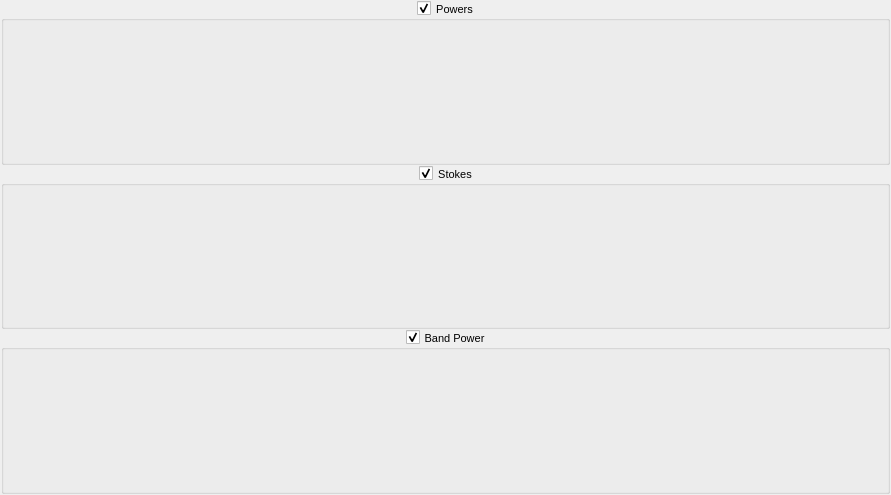
<?xml version="1.0" encoding="UTF-8"?>
<ui version="4.0">
 <class>cPlotsWidget</class>
 <widget class="QWidget" name="cPlotsWidget">
  <property name="geometry">
   <rect>
    <x>0</x>
    <y>0</y>
    <width>891</width>
    <height>495</height>
   </rect>
  </property>
  <property name="sizePolicy">
   <sizepolicy hsizetype="Preferred" vsizetype="Expanding">
    <horstretch>0</horstretch>
    <verstretch>0</verstretch>
   </sizepolicy>
  </property>
  <property name="windowTitle">
   <string>Form</string>
  </property>
  <layout class="QVBoxLayout" name="verticalLayout">
   <property name="spacing">
    <number>1</number>
   </property>
   <property name="leftMargin">
    <number>1</number>
   </property>
   <property name="topMargin">
    <number>1</number>
   </property>
   <property name="rightMargin">
    <number>1</number>
   </property>
   <property name="bottomMargin">
    <number>1</number>
   </property>
   <item>
    <widget class="QGroupBox" name="groupBox_powers">
     <property name="font">
      <font>
       <pointsize>8</pointsize>
      </font>
     </property>
     <property name="title">
      <string>Powers</string>
     </property>
     <property name="alignment">
      <set>Qt::AlignCenter</set>
     </property>
     <property name="checkable">
      <bool>true</bool>
     </property>
     <layout class="QHBoxLayout" name="horizontalLayout_powers">
      <property name="spacing">
       <number>0</number>
      </property>
      <property name="leftMargin">
       <number>0</number>
      </property>
      <property name="topMargin">
       <number>0</number>
      </property>
      <property name="rightMargin">
       <number>0</number>
      </property>
      <property name="bottomMargin">
       <number>0</number>
      </property>
     </layout>
    </widget>
   </item>
   <item>
    <widget class="QGroupBox" name="groupBox_stokes">
     <property name="font">
      <font>
       <pointsize>8</pointsize>
      </font>
     </property>
     <property name="title">
      <string>Stokes</string>
     </property>
     <property name="alignment">
      <set>Qt::AlignCenter</set>
     </property>
     <property name="checkable">
      <bool>true</bool>
     </property>
     <layout class="QHBoxLayout" name="horizontalLayout_stokes">
      <property name="spacing">
       <number>0</number>
      </property>
      <property name="leftMargin">
       <number>0</number>
      </property>
      <property name="topMargin">
       <number>0</number>
      </property>
      <property name="rightMargin">
       <number>0</number>
      </property>
      <property name="bottomMargin">
       <number>0</number>
      </property>
     </layout>
    </widget>
   </item>
   <item>
    <widget class="QGroupBox" name="groupBox_bandPower">
     <property name="font">
      <font>
       <pointsize>8</pointsize>
      </font>
     </property>
     <property name="title">
      <string>Band Power</string>
     </property>
     <property name="alignment">
      <set>Qt::AlignCenter</set>
     </property>
     <property name="checkable">
      <bool>true</bool>
     </property>
     <layout class="QHBoxLayout" name="horizontalLayout_bandPower">
      <property name="spacing">
       <number>0</number>
      </property>
      <property name="leftMargin">
       <number>0</number>
      </property>
      <property name="topMargin">
       <number>0</number>
      </property>
      <property name="rightMargin">
       <number>0</number>
      </property>
      <property name="bottomMargin">
       <number>0</number>
      </property>
     </layout>
    </widget>
   </item>
  </layout>
 </widget>
 <resources/>
 <connections/>
</ui>
